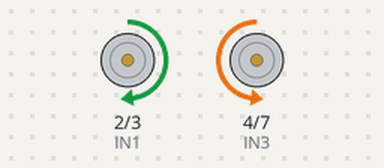
Bench run of a sketch on a simulated Arduino Uno, built with avr-gcc and run on an emulated ATmega328P. Parts: motor-driver pin pairs drawn as motors (green arrow = first pin HIGH = forward, orange = second pin HIGH = backward, longer = more drive, scaled by the enable pin).

Above: at 1.0 s.
At 2.6 s:
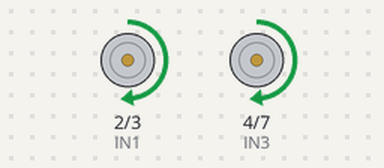
At 4.0 s:
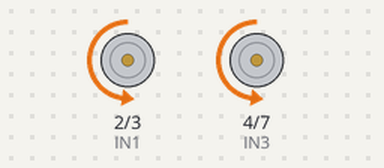
At 5.7 s:
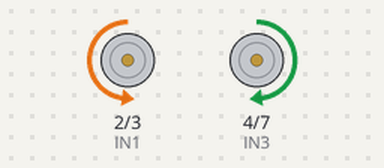
Timing chart, 0 to 8.7 s (numbered marks = the images above):
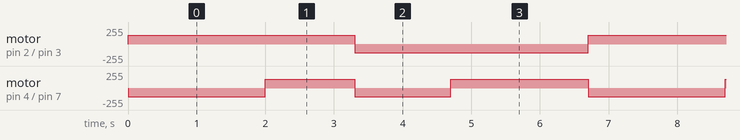

The sketch:

20221129.ino
```cpp
#define IN1 2
#define IN2 3
#define ENA 5

#define IN3 4
#define IN4 7
#define ENB 6

void setup()
{
  pinMode(IN1, OUTPUT);
  pinMode(IN2, OUTPUT);
  pinMode(IN3, OUTPUT);
  pinMode(IN4, OUTPUT);
}

void loop()
{
  digitalWrite(IN1, HIGH);//직진
  digitalWrite(IN2, LOW);
  digitalWrite(IN3, LOW);
  digitalWrite(IN4, HIGH);
  analogWrite(ENA, 130);
  analogWrite(ENB, 130);
  delay(2000);

  digitalWrite(IN1, HIGH);//우로 회전
  digitalWrite(IN2, LOW);
  digitalWrite(IN3, HIGH);
  digitalWrite(IN4, LOW);
  analogWrite(ENA, 130);
  analogWrite(ENB, 130);
  delay(1300);

  digitalWrite(IN1, LOW);//좌로회전
  digitalWrite(IN2, HIGH);
  digitalWrite(IN3, LOW);
  digitalWrite(IN4, HIGH);
  analogWrite(ENA, 130);
  analogWrite(ENB, 130);
  delay(1400);

  digitalWrite(IN1, LOW);//후진
  digitalWrite(IN2, HIGH);
  digitalWrite(IN3, HIGH);
  digitalWrite(IN4, LOW);
  analogWrite(ENA, 130);
  analogWrite(ENB, 130);
  delay(2000);
}
```

Measured:
- by itself, motor on pin 2 (IN1) / pin 3 (IN2): alternates forward 130/255 for 3.3 s and backward 130/255 for 3.4 s
- by itself, motor on pin 4 (IN3) / pin 7 (IN4): repeats every 6.7 s: forward 130/255 1.3 s, backward 130/255 1.4 s, forward 130/255 2.0 s, backward 130/255 2.0 s
